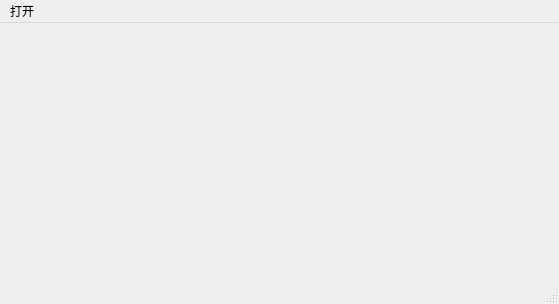
<?xml version="1.0" encoding="UTF-8"?>
<ui version="4.0">
 <class>MainWindow</class>
 <widget class="QMainWindow" name="MainWindow">
  <property name="geometry">
   <rect>
    <x>0</x>
    <y>0</y>
    <width>559</width>
    <height>304</height>
   </rect>
  </property>
  <property name="windowTitle">
   <string>MainWindow</string>
  </property>
  <widget class="QWidget" name="centralwidget"/>
  <widget class="QMenuBar" name="menubar">
   <property name="geometry">
    <rect>
     <x>0</x>
     <y>0</y>
     <width>559</width>
     <height>22</height>
    </rect>
   </property>
   <widget class="QMenu" name="menu">
    <property name="title">
     <string>打开</string>
    </property>
    <addaction name="actionObj_File"/>
   </widget>
   <addaction name="menu"/>
  </widget>
  <widget class="QStatusBar" name="statusbar"/>
  <action name="actionObj_File">
   <property name="text">
    <string>Obj 文件</string>
   </property>
  </action>
 </widget>
 <resources/>
 <connections/>
</ui>
